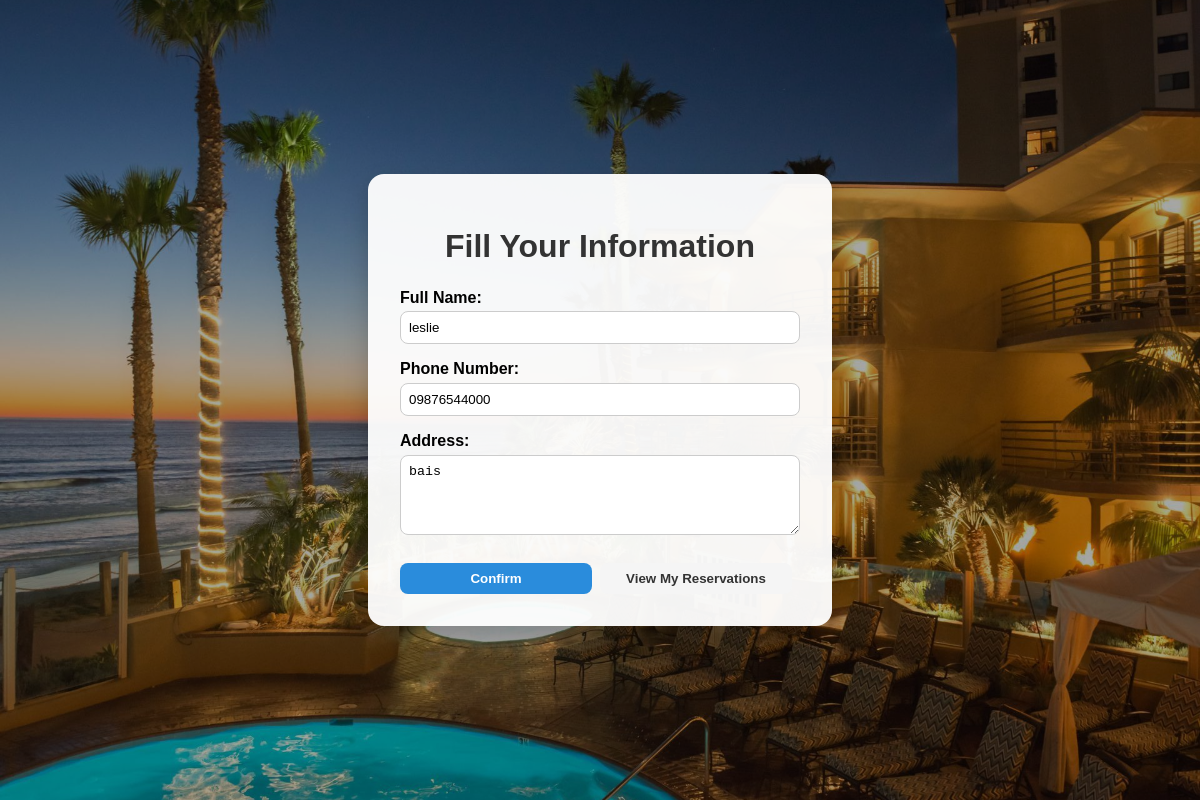
Page /user/user_info.php (signed in) on the committed database.
### tables this page shows
CREATE TABLE `user_info` (
  `id` int(11) NOT NULL,
  `user_id` int(11) NOT NULL,
  `name` varchar(255) DEFAULT NULL,
  `phone` varchar(50) DEFAULT NULL,
  `address` text DEFAULT NULL,
  `created_at` timestamp NOT NULL DEFAULT current_timestamp()
);

### user/user_info.php (the view, shortened to what this page needs)
<?php
$client = new Client();
$user_id = $_SESSION['user_id'];
$conn = $client->connect();
$userInfo = ['name' => '', 'phone' => '', 'address' => ''];
$stmt = $conn->prepare("SELECT name, phone, address FROM user_info WHERE user_id = ?");
if ($stmt) {
    $stmt->bind_param("i", $user_id);
    $stmt->execute();
    $stmt->bind_result($name, $phone, $address);
    if ($stmt->fetch()) {
        $userInfo['name'] = $name;
        $userInfo['phone'] = $phone;
        $userInfo['address'] = $address;
    }
} else {
    die("Prepare failed: " . $conn->error);
}
?>
<!DOCTYPE html>
<html lang="en">
<head>
</head>
<body>
    <div class="background">
        <div class="info-card">
            <h1>Fill Your Information</h1>
            <form method="POST" action="">
                <label for="name">Full Name:</label>
                <input type="text" name="name" id="name" value="<?= htmlspecialchars($userInfo['name']) ?>" required>
                <label for="phone">Phone Number:</label>
                <input type="text" name="phone" id="phone" value="<?= htmlspecialchars($userInfo['phone']) ?>" required>
                <label for="address">Address:</label>
                <textarea name="address" id="address" required><?= htmlspecialchars($userInfo['address']) ?></textarea>
                <div class="button-container">
                    <button type="submit" name="save_info">Confirm</button>
                    <button type="submit" name="view_pending">View My Reservations</button>
                </div>
            </form>
        </div>
    </div>
</body>
</html>

### user/user_info.php (style rules this page uses)
body { margin: 0; font-family: Arial, sans-serif; }
.background { position: relative; min-height: 100vh; display: flex; justify-content: center; align-items: center; background: url('../images/hotel3.jpg') no-repeat center center; background-size: cover; }
.background::before { content: ""; position: absolute; top: 0; left: 0; width: 100%; height: 100%; background: rgba(0,0,0,0.35); z-index: 0; }
.info-card { position: relative; z-index: 1; background: rgba(255,255,255,0.95); padding: 2rem; border-radius: 1rem; width: 400px; box-shadow: 0 10px 25px rgba(0,0,0,0.2); }
h1 { text-align: center; margin-bottom: 1.5rem; color: #333; }
label { font-weight: bold; display: block; margin-bottom: 0.3rem; }
input[type="text"], textarea { width: 100%; padding: 0.5rem; margin-bottom: 1rem; border-radius: 0.5rem; border: 1px solid #ccc; box-sizing: border-box; }
textarea { resize: vertical; height: 80px; }
button { width: 48%; padding: 0.5rem; margin-top: 0.5rem; margin-right: 2%; border: none; border-radius: 0.5rem; font-weight: bold; cursor: pointer; }
button[name="save_info"] { background-color: #2a8cdcff; color: white; }
button[name="view_pending"] { background-color: #f5f5f5; color: #333; }
.button-container { display: flex; justify-content: space-between; }

### rows in the picture
user_info: name "leslie", phone "09876544000", address "bais"
